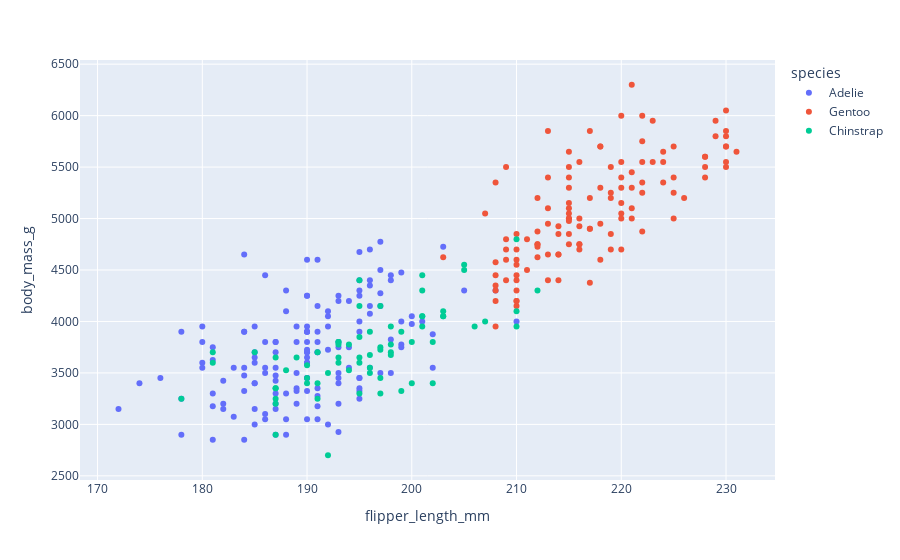

Notebook code for this chart:
### Code cell
px.scatter(df, x = 'flipper_length_mm', y = 'body_mass_g', color='species')

### Figure 1 — Plotly figure (JSON) as saved in the notebook; plotly's stock layout.template omitted (floating-point values rounded to 4 significant figures; data arrays with more than 128 entries replaced by an {"elided": "..."} marker saying what was removed)
{"data": [{"hovertemplate": "species=Adelie<br>flipper_length_mm=%{x}<br>body_mass_g=%{y}<extra></extra>", "legendgroup": "Adelie", "marker": {"color": "#636efa", "symbol": "circle"}, "mode": "markers", "name": "Adelie", "orientation": "v", "showlegend": true, "type": "scatter", "x": {"elided": "146 int values"}, "xaxis": "x", "y": {"elided": "146 int values"}, "yaxis": "y"}, {"hovertemplate": "species=Gentoo<br>flipper_length_mm=%{x}<br>body_mass_g=%{y}<extra></extra>", "legendgroup": "Gentoo", "marker": {"color": "#EF553B", "symbol": "circle"}, "mode": "markers", "name": "Gentoo", "orientation": "v", "showlegend": true, "type": "scatter", "x": [211, 230, 210, 218, 215, 210, 211, 219, 209, 215, 214, 216, 214, 213, 210, 217, 210, 221, 209, 222, 218, 215, 213, 215, 215, 215, 215, 210, 220, 222, 209, 207, 230, 220, 220, 213, 219, 208, 208, 208, 225, 210, 216, 222, 217, 210, 225, 213, 215, 210, 220, 210, 225, 217, 220, 208, 220, 208, 224, 208, 221, 214, 231, 219, 230, 229, 220, 223, 216, 221, 221, 217, 216, 230, 209, 220, 215, 223, 212, 221, 212, 224, 212, 228, 218, 218, 212, 230, 218, 228, 212, 224, 214, 226, 216, 222, 203, 225, 219, 228, 215, 228, 215, 210, 219, 208, 209, 216, 229, 213, 230, 217, 230, 222, 214, 215, 222, 212, 213], "xaxis": "x", "y": [4500, 5700, 4450, 5700, 5400, 4550, 4800, 5200, 4400, 5150, 4650, 5550, 4650, 5850, 4200, 5850, 4150, 6300, 4800, 5350, 5700, 5000, 4400, 5050, 5000, 5100, 5650, 4600, 5550, 5250, 4700, 5050, 6050, 5150, 5400, 4950, 5250, 4350, 5350, 3950, 5700, 4300, 4750, 5550, 4900, 4200, 5400, 5100, 5300, 4850, 5300, 4400, 5000, 4900, 5050, 4300, 5000, 4450, 5550, 4200, 5300, 4400, 5650, 4700, 5700, 5800, 4700, 5550, 4750, 5000, 5100, 5200, 4700, 5800, 4600, 6000, 4750, 5950, 4625, 5450, 4725, 5350, 4750, 5600, 4600, 5300, 4875, 5550, 4950, 5400, 4750, 5650, 4850, 5200, 4925, 4875, 4625, 5250, 4850, 5600, 4975, 5500, 5500, 4700, 5500, 4575, 5500, 5000, 5950, 4650, 5500, 4375, 5850, 6000, 4925, 4850, 5750, 5200, 5400], "yaxis": "y"}, {"hovertemplate": "species=Chinstrap<br>flipper_length_mm=%{x}<br>body_mass_g=%{y}<extra></extra>", "legendgroup": "Chinstrap", "marker": {"color": "#00cc96", "symbol": "circle"}, "mode": "markers", "name": "Chinstrap", "orientation": "v", "showlegend": true, "type": "scatter", "x": [192, 196, 193, 188, 197, 198, 178, 197, 195, 198, 193, 194, 185, 201, 190, 201, 197, 181, 190, 195, 181, 191, 187, 193, 195, 197, 200, 200, 191, 205, 187, 201, 187, 203, 195, 199, 195, 210, 192, 205, 210, 187, 196, 196, 196, 201, 190, 212, 187, 198, 199, 201, 193, 203, 187, 197, 191, 203, 202, 194, 206, 189, 195, 207, 202, 193, 210, 198], "xaxis": "x", "y": [3500, 3900, 3650, 3525, 3725, 3950, 3250, 3750, 4150, 3700, 3800, 3775, 3700, 4050, 3575, 4050, 3300, 3700, 3450, 4400, 3600, 3400, 2900, 3800, 3300, 4150, 3400, 3800, 3700, 4550, 3200, 4300, 3350, 4100, 3600, 3900, 3850, 4800, 2700, 4500, 3950, 3650, 3550, 3500, 3675, 4450, 3400, 4300, 3250, 3675, 3325, 3950, 3600, 4050, 3350, 3450, 3250, 4050, 3800, 3525, 3950, 3650, 3650, 4000, 3400, 3775, 4100, 3775], "yaxis": "y"}], "layout": {"legend": {"title": {"text": "species"}, "tracegroupgap": 0}, "margin": {"t": 60}, "xaxis": {"anchor": "y", "domain": [0, 1], "title": {"text": "flipper_length_mm"}}, "yaxis": {"anchor": "x", "domain": [0, 1], "title": {"text": "body_mass_g"}}}}
